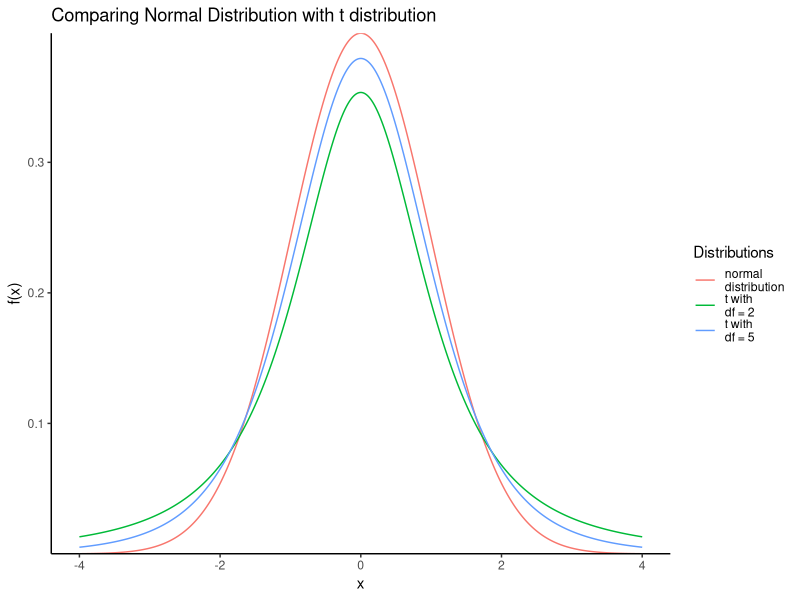
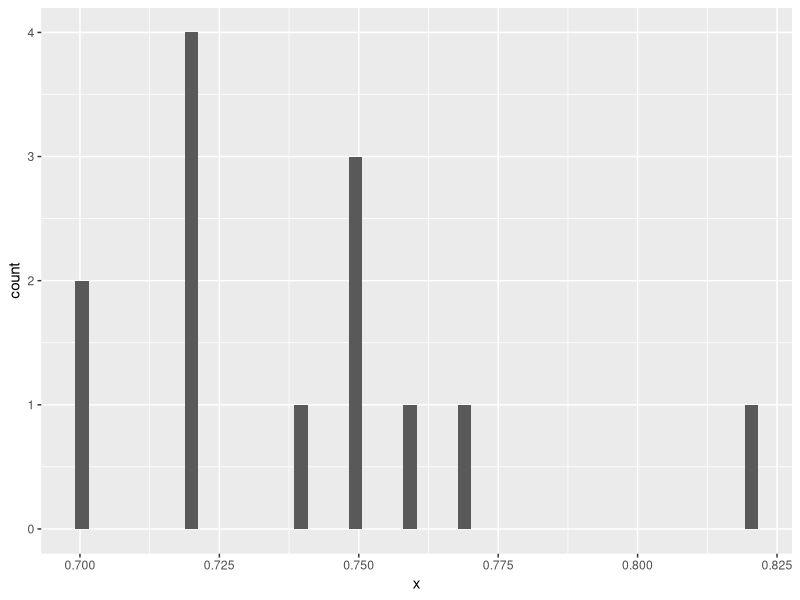

Source code (R) for these figures, in order:
## ---- chunk 1

library(tidyverse)
library(knitr)
library(kableExtra)

## ---- chunk 2

# Population sd is 0.06
pop_sd <- 6/100

# The standard deviation or standard error of the sample mean is σX = σ / sqrt(n)
# 0.01 = pop_sd / sqrt(n)

n = (pop_sd / 0.01) ** 2

cat("Biggs need", n, "samples, if he wants the standard deviation
    of the sample means to be 1 percent")

## ---- chunk 3

n = (pop_sd / 0.0025) ** 2

cat("Biggs need", n, "samples, if he wants the standard deviation
    of the sample means to be 0.25 percent")

## ---- chunk 4
# We know population sd

pop_sd <- 0.04

# se is s/sqrt(n) # standard error
# we have to find n
# but before that we need to find se
# 95% confidence interval means
# 2.5% in each tail

lower_tail <- qnorm(0.025, lower.tail = T)
uppper_tail <- qnorm(0.025, lower.tail = F)

cat("lower tail", lower_tail,"\n",
    "upper tail", uppper_tail)

## ---- chunk 5

# Assuming X as our mean and se as our sample sd
# We have (X + 1.96se) − (X − 1.96se) = 1% 
# which is equal to 2*(1.96se) = 1%
# se = 0.01 / (2 * 1.96)

se <- 0.01 / (2 * uppper_tail)
cat("The standard deviation of sample mean is,", se, "\n\n\n")

# Now find the n

n <- (0.04 / se) ** 2
cat("Munzi needs a sample size of", round(n),  "if she wants the 95 percent
confidence interval to have a total width of 1 percent")

## ---- chunk 6

# Assuming normal distribution
# Pop mean
m <- 6/100

# Pop sd
s <- 18/100

# we need the se for last 4 years
# se is the sample sd
# se = sd / sqrt(4)

se <- s / sqrt(4)

# 95% confidence interval will
# have 2.5% in each tail

# upper limit
upper_limit <- qnorm(0.025, m, se,lower.tail = F)

# lower limit

lower_limit <- qnorm(0.025, m, se,lower.tail = T)

cat( "A 95 percent confidence interval around the population mean for
a sample of four-year
returns has upper limit of",
upper_limit, "and a lower limit of", lower_limit)
## ---- chunk 7

# lower limit is -2%

# Probability of getting
# -2% or lower returns over a 4 year period is

p <- pnorm(-0.02,mean = m, sd = se, lower.tail = T)

cat("The probability of a −2.0 percent or lower average return over a
four-year
period is", p)



## ---- chunk 8

x <- seq(-4,4,length = 1000)

# normal distribution
d_x <- dnorm(x)

# df = degrees of freedom
# t distribution with 2 df
d_x1 <- dt(x, 2)

# t distribution with 5 df
d_x2 <- dt(x, 5)

# make our tibble
# plot the chart

tibble(x = x,
       d_x = d_x,
       d_x1 = d_x1,
       d_x2 = d_x2) %>%
  ggplot(aes(x = x, y = d_x, color = 'normal\ndistribution')) +
  geom_line() +
  geom_line(aes(x = x, y = d_x1, color = 't with\ndf = 2')) +
  geom_line(aes(x = x, y = d_x2, color = 't with\ndf = 5')) +
  labs(x = 'x',
       y = 'f(x)',
       title = 'Comparing Normal Distribution with t distribution') +
  scale_colour_discrete("Distributions") +
  theme_classic() +
  scale_y_continuous(expand = c(0,0))
  

## ---- chunk 9

# As we did in Problem 4
# we will use the t() functions

# 99% with df = 20

level <- (1 - 0.99)/2
df <- 20

f1 <- qt(level, df = df, lower.tail = F)

cat("A 99 percent confidence interval, df = 20 is", f1)


## ---- chunk 10

# 90% with df = 20

level <- (1 - 0.90)/2
df <- 20

f1 <- qt(level, df = df, lower.tail = F)

cat("A 90 percent confidence interval, df = 20 is", f1)


## ---- chunk 11

# 95% with n = 25
# df = n - 1

n = 25
df <- n - 1

level <- (1 - 0.95)/2

f1 <- qt(level, df = df, lower.tail = F)

cat("A 95 percent confidence interval, n = 25 is", f1)


## ---- chunk 12

# 95% with n = 16
# df = n - 1

n = 16
df <- n - 1

level <- (1 - 0.95)/2

f1 <- qt(level, df = df, lower.tail = F)

cat("A 95 percent confidence interval, n = 16 is", f1)


## ---- chunk 13

# pop mean
m <- 1/100
# sd
s <- 4/100

# sample
n <- 24
df <- n - 1

# 95% conf interval

level <- (1 - 0.95) / 2

# Calculate the se

error <- qt(level, df = df, lower.tail = F) * (s / sqrt(n))

upper <- m + error
lower <- m - error

cat("A 95 percent confidence interval will fall between", lower, "and", upper)


## ---- chunk 14

f <- c(1.4,1.43,1.44,1.45,1.47,1.48,1.5)
n <- c(1,1,3,2,1,1,1)

df <- tibble(`Forecast` = f,
       `Number of Analysts` = n)

df %>% kable() %>%
  kable_styling(fixed_thead = T)

## ---- chunk 15
# Forecast
f <- c(1.4,1.43,1.44,1.45,1.47,1.48,1.5)

# number of analysts
n <- c(1,1,3,2,1,1,1)

# total analyst
num <- sum(n)

# calculate weights
w <- n / sum(n)

# Weighted Mean
m <- weighted.mean(f, w)

cat("Mean Forecast is", m)
cat("\n")
# Standard Deviation

v <- sum(n * (f - m) ** 2) / (num - 1)
s <- sqrt(v)
cat("Standard Deviation is", s)

## ---- chunk 16

# 95% confidence Interval

level <- (1 - 0.95) / 2
df <- num - 1


error <- qt(level,df = df,
            lower.tail = F) * (s/sqrt(10))

upper <- m + error
lower <- m - error

cat("Upper and Lower limits are", upper,'\n', lower)

## ---- chunk 17

f <- c(0.7,0.72,0.74, 0.75,0.76,0.77,0.82)

n <- c(2,4,1,3,1,1,1)

df <- tibble(Forecast = f,
       `Number of Analyst` = n)

df %>%
  kable() %>%
  kable_styling()

## ---- chunk 18


# Forecasts
f <- c(0.7,0.72,0.74, 0.75,0.76,0.77,0.82)

# number of analyst
n <- c(2,4,1,3,1,1,1)

# Total analyst
num <- sum(n)

# weights of each forecast
w <- n / sum(n)

# Calculate the weighted mean
m <- weighted.mean(f,w)

# Calculate the SD
# variance
v <- sum(((f - m)^2) * n) / (num - 1)

# SD

s <- sqrt(v)


cat("The mean forecast is,", m, "and the standard deviation of forecast is,",s)

## ---- chunk 19
# Get the forecast from all analysts
x <- rep(f,n)

# plot the histogram of the forecast

ggplot(aes(x = x), data = NULL) +
  geom_histogram(bins = 50)

## ---- chunk 20

# We know the z value

# When z is 2

z_2 <- (1 - pnorm(2)) * 2

# When z is 3

z_3 <- (1 - pnorm(3)) * 2

cat("The probability that the exchange rate will be at least 2 standard deviations away from the mean is", z_2, "and 3 standard deviations away from the mean is", z_3)






## ---- chunk 21

# Since the distribution is unknown and using Chevychev's theorem

# when k = 2

k_2 <- (1 - (1/2)^2)

# when k = 3
k_3 <- (1 - (1/3)^2)

cat("The maximum probabilities that the exchange
rate will be at least 2 standard deviations away from its mean is", 1 - k_2, 
"or 3 standard deviations away from its mean is", 1- k_3)


## ---- chunk 22
# pop variance
v <- 2.45
s <- sqrt(v)

# size = 40
size <- 40

# se = standard error

se <- s / sqrt(size)

cat('The standard error of the sample mean is closest to:', se)



## ---- chunk 23

# mean 
m <- 116.23

# variance 
v <- 245.55

# sd
s <- sqrt(v)

# size 
size <- 17

# alpha 0.1
a <- 0.1

# at 90% confidence interval and
# df = size - 1
t_a <- qt(a/2, df = size - 1, lower.tail = F)

error <- t_a * (s / sqrt(size))

upper <- m + error
lower <- m - error

interval <- upper - lower

cat("the width of a 90% confidence interval using the appropriate t-distribution is closest
to:", interval)


## ---- chunk 24

# Normal Distribution
# size 
size <- 65

# mean 
m <- 31

# variance
v <- 529

# sd 
s <- sqrt(v)

# alpha 0.01
a <- 0.01

# at 99% confidence interval and
# df of size - 1

t_a <- qnorm(a/2)

error <- t_a * (s / sqrt(size))

lower <- m + error
cat("A 99% confidence interval for the population
mean will have a lower limit closest to:", lower)
